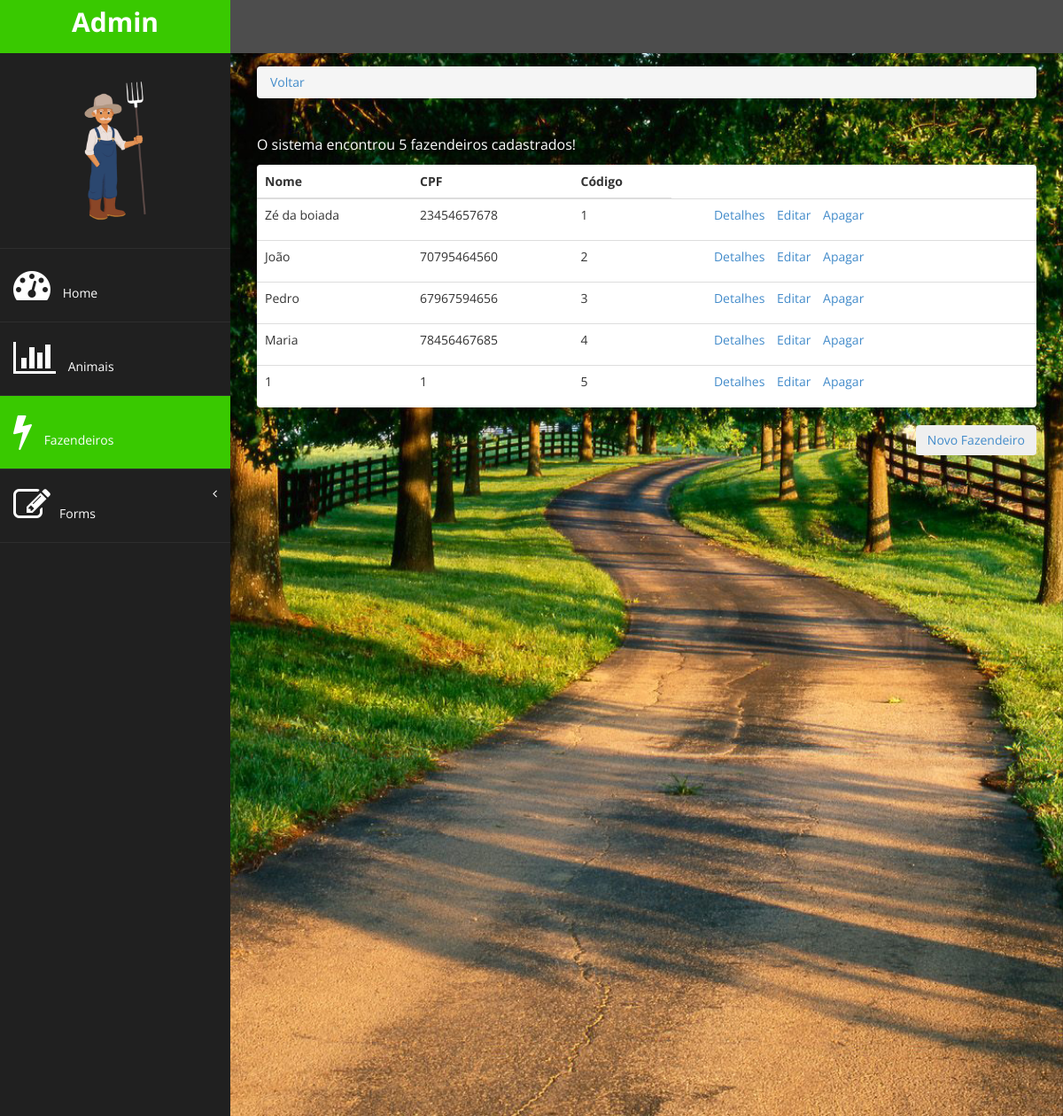
Page /gestao/fazendeiros/ on the earlier database version.
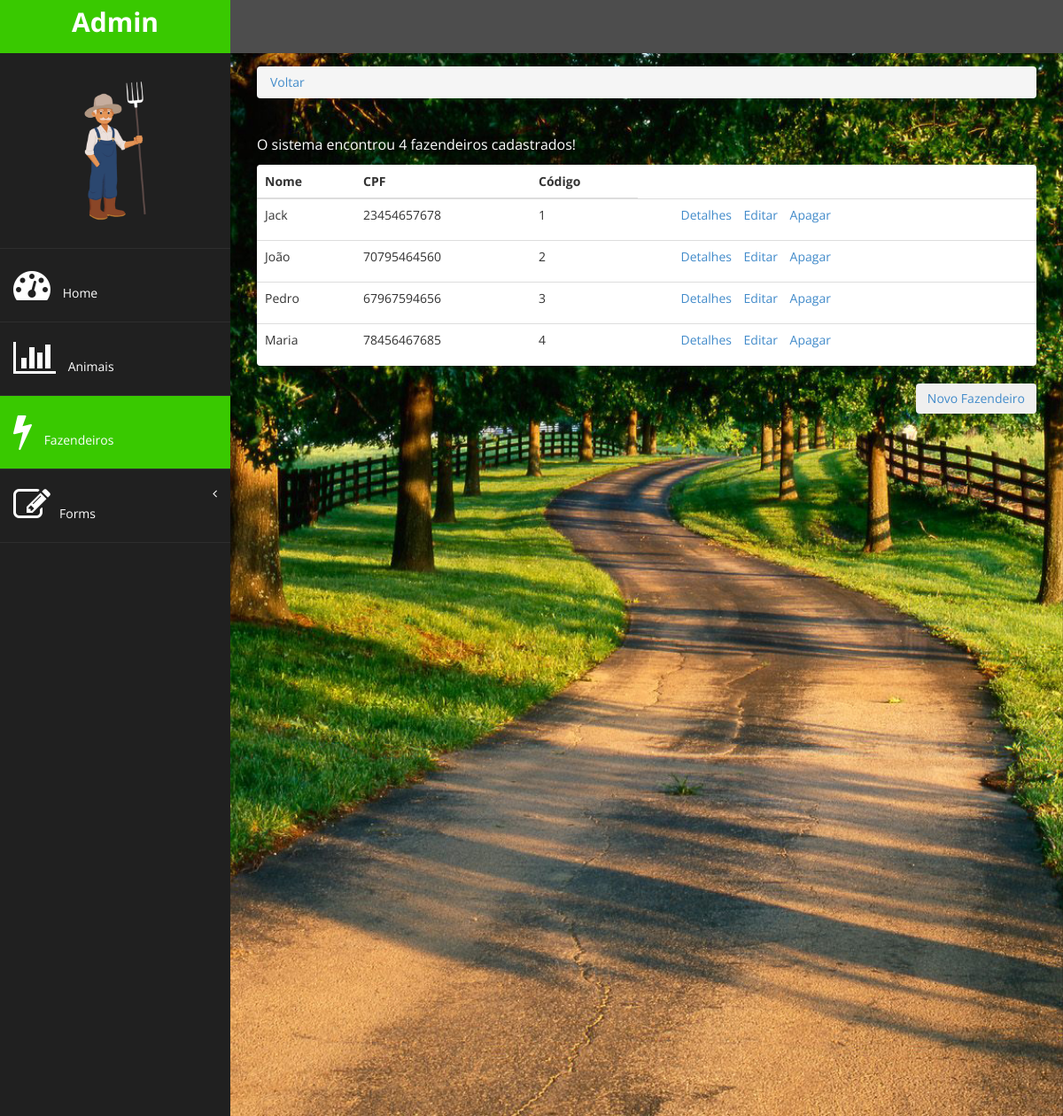
Same page on the later database version.
### gestao/models.py (models this page shows)
class Fazendeiro(models.Model):
      choices_estado = (
            ('AC','Acre'),
            ('AL','Alagoas'),
            ('AP','Amapá'),
            ('AM','Amazonas'),
            ('BA','Bahia'),
            ('CE','Ceará'),
            ('DF','Distrito Federal'),
            ('ES','Espírito Santo'),
            ('GO','Goiás'),
            ('MA','Maranhão'),
            ('MT','Mato Grosso'),
            ('MS','Mato Grosso do Sul'),
            ('MG','Minas Gerais'),
            ('PA','Pará'),
            ('PB','Paraíba'),
            ('PR','Paraná'),
            ('PE','Pernambuco'),
            ('PI','Piauí'),
            ('RR','Roraima'),
            ('RO','Rondônia'),
            ('RJ','Rio de Janeiro'),
            ('RN','Rio Grande do Norte'),
            ('RS','Rio Grande do Sul'),
            ('SC','Santa Catarina'),
            ('SP','São Paulo'),
            ('SE','Sergipe'),
            ('TO','Tocantins'),
      )
      sexo_choices = (
            ('M','Masculino'),
            ('F','Feminino')
      )
      nome = models.CharField(max_length=20)
      sexo = models.CharField(max_length=1, choices=sexo_choices)
      data_nasc = models.DateField(verbose_name='Data de Nascimento')
      cpf = models.CharField(max_length=11)
      rg = models.CharField(max_length=9)
      funcao = models.CharField(max_length=20)
      peso = models.DecimalField(max_digits=5, decimal_places=2)
      altura = models.DecimalField(max_digits=3, decimal_places=2)
      cidade = models.CharField(max_length=20)
      estado = models.CharField(max_length=2, choices=choices_estado)
      salario = models.DecimalField(max_digits=6, decimal_places=2)

### gestao/views.py (the view)
# urls.py: path('fazendeiros/', views.fazendeiros_list),
def fazendeiros_list(request):
      fazendeiros = Fazendeiro.objects.all()
      return render(request, 'fazendeiro/list.html', {'fazendeiros':fazendeiros})

### gestao/templates/fazendeiro/list.html
{% extends 'base.html' %}
{% block active-fazendeiros %}
active-menu
{% endblock %}
{% block conteudo %}
<div class="row">
      <div class="col-md-12">
            <ol class="breadcrumb">
                  <li><a href="/gestao">Voltar</a></li>
            </ol>
      </div>
</div>
<div class="row">
      <div class="col-md-12">
            <table class="table panel">
                  <thead>
                        <tr>
                              <th>Nome</th>
                              <th>CPF</th>
                              <th>Código</th>
                        </tr>
                  </thead>
                  <tbody>
                        {% for fazendeiro in fazendeiros %}
                        <tr>
                              <td>{{fazendeiro.nome}}</td>
                              <td>{{fazendeiro.cpf}}</td>
                              <td>{{fazendeiro.id}}</td>
                              <td>
                                    <ul id="links">
                                          <a href="/gestao/fazendeiros/{{fazendeiro.id}}">Detalhes</a>
                                          <a href="/gestao/fazendeiros/{{fazendeiro.id}}/edit/">Editar</a>
                                          <a href="/admin/gestao/fazendeiro/{{fazendeiro.id}}/delete/">Apagar</a>
                                    </ul>
                              </td>
                        </tr>
                        {% endfor %}
                  </tbody>
                  <tfoot>
                        <p id="sistema">O sistema encontrou {{fazendeiros | length}} fazendeiros cadastrados!</p>
                  </tfoot>
            </table>
            <a href="/gestao/fazendeiros/form/"><button id="cadastro" class="btn btn-dark">Novo Fazendeiro</button></a>
      </div>
</div>
{% endblock %}

Differences in the rows shown:
removed Fazendeiro: nome "1", cpf "1", id "5"
changed Fazendeiro id 1: nome "Zé da boiada" → "Jack"
Other differences:
{{ fazendeiros | length }}: "5" → "4"
